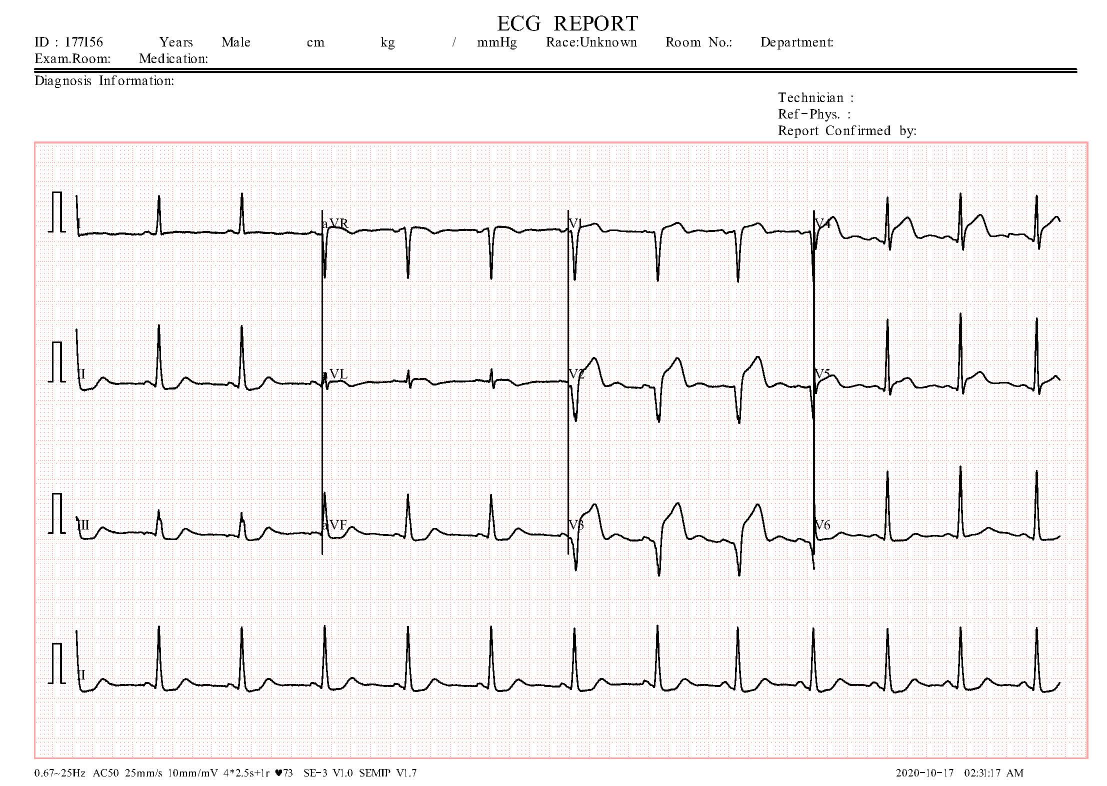
#> input picture Datasets/Dataset/ECG Images of Myocardial Infarction Patients/MI(110).jpg, 2213 x 1572 px (shown at 1/2 size); its folder holds only this picture in this run
$ jupyter execute crop_ecg_images.ipynb
#> lines starting #> are read from the running program, lines starting #| are printed output that depends on the picture
#> in crop_ecg_only, img is the input picture: shape (1572, 2213, 3); mean B, G, R 239.9, 240.2, 242.5
[cell 1]
# Cell 1: imports and simple helper

import cv2
import numpy as np
from pathlib import Path

def describe_image(img, name="image"):
    """
    Print basic info about an image (for debugging).
    - img: numpy array (image)
    - name: label printed in the logs
    """
    if img is None:
        print(f"[ERROR] {name} is None (image not loaded correctly)")
        return
    h, w = img.shape[:2]
    print(f"[INFO] {name}: shape={img.shape}, height={h}, width={w}, dtype={img.dtype}")

[cell 2]
# Cell 2: fixed ROI cropping (for ECG reports with the same layout)

def fixed_roi_crop(gray_img):
    """
    Crop a fixed region of interest (ROI) from the ECG report.

    The cropping ratios (top_frac, bottom_frac, etc.) are fractions of the
    total image height/width and must be tuned to your template.

    Parameters
    ----------
    gray_img : 2D numpy array
        Grayscale ECG report image.

    Returns
    -------
    roi : 2D numpy array
        Cropped region containing mainly the ECG traces.
    """

    h, w = gray_img.shape[:2]
#> h = 1572; w = 2213

    # Fractions of height/width to keep (adjust for your template)
    top_frac = 0.18     # remove header with patient info
    bottom_frac = 0.92  # remove bottom margin
    left_frac = 0.03    # remove left border
    right_frac = 0.98   # remove right border

    # Convert fractions to pixel indices
    top = int(top_frac * h)
#> top = 282
    bottom = int(bottom_frac * h)
#> bottom = 1446
    left = int(left_frac * w)
#> left = 66
    right = int(right_frac * w)
#> right = 2168

    # Crop the ROI
    roi = gray_img[top:bottom, left:right]
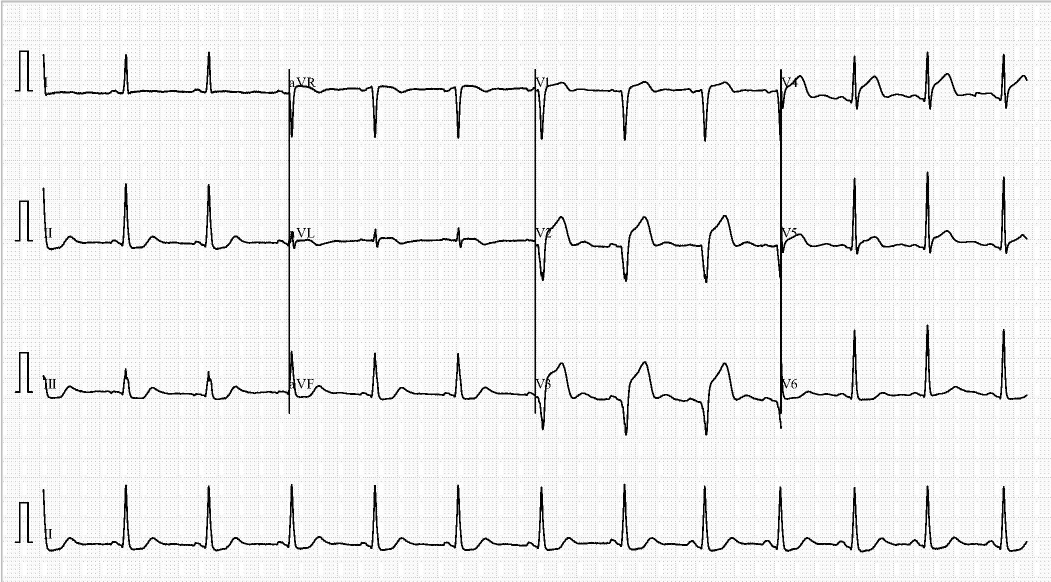
#> roi: shape (1164, 2102) (shown at 1/2 size); min 0, max 255, mean 239.1

    return roi

[cell 3]
# Cell 3: simple grayscale -> crop pipeline (no denoise / resize)

def crop_ecg_only(
    input_path: str,
    output_path: str,
    verbose: bool = False,
):
    """
    Minimal preprocessing: load image, convert to grayscale, crop the ROI,
    and save the cropped region as-is (no resizing or filtering).
    """

    img = cv2.imread(str(input_path))
    if img is None:
        raise FileNotFoundError(f"Cannot read image at {input_path}")

    if verbose:
        describe_image(img, "original")

    gray = cv2.cvtColor(img, cv2.COLOR_BGR2GRAY)
    if verbose:
        describe_image(gray, "gray")

    roi = fixed_roi_crop(gray)
    if verbose:
        print("[INFO] Using FIXED ROI cropping")
        describe_image(roi, "roi_cropped")

    output_path = Path(output_path)
    output_path.parent.mkdir(parents=True, exist_ok=True)

    cv2.imwrite(str(output_path), roi)
    if verbose:
        print(f"[INFO] Saved cropped ECG to: {output_path}")

[cell 4]
# Cell 4: batch cropping helper for entire folders

from typing import Iterable

def batch_crop_ecg(input_dir, output_dir, verbose: bool = False):
    """Apply crop_ecg_only to every image under input_dir."""
    input_dir = Path(input_dir)
    output_dir = Path(output_dir)

    if not input_dir.exists():
        raise FileNotFoundError(f"Input directory not found: {input_dir}")

    valid_ext = {'.jpg', '.jpeg', '.png', '.bmp'}
    image_paths = sorted(
        p for p in input_dir.rglob('*') if p.suffix.lower() in valid_ext
    )

    if not image_paths:
        raise FileNotFoundError(
            f"No image files (jpg/png/bmp) found under {input_dir}"
        )

    for img_path in image_paths:
        rel = img_path.relative_to(input_dir)
        out_path = output_dir / rel
        crop_ecg_only(img_path, out_path, verbose=verbose)
        print(f"[OK] {img_path} -> {out_path}")
#> pass 2 of the loop in batch_crop_ecg, `for img_path in image_paths:`:
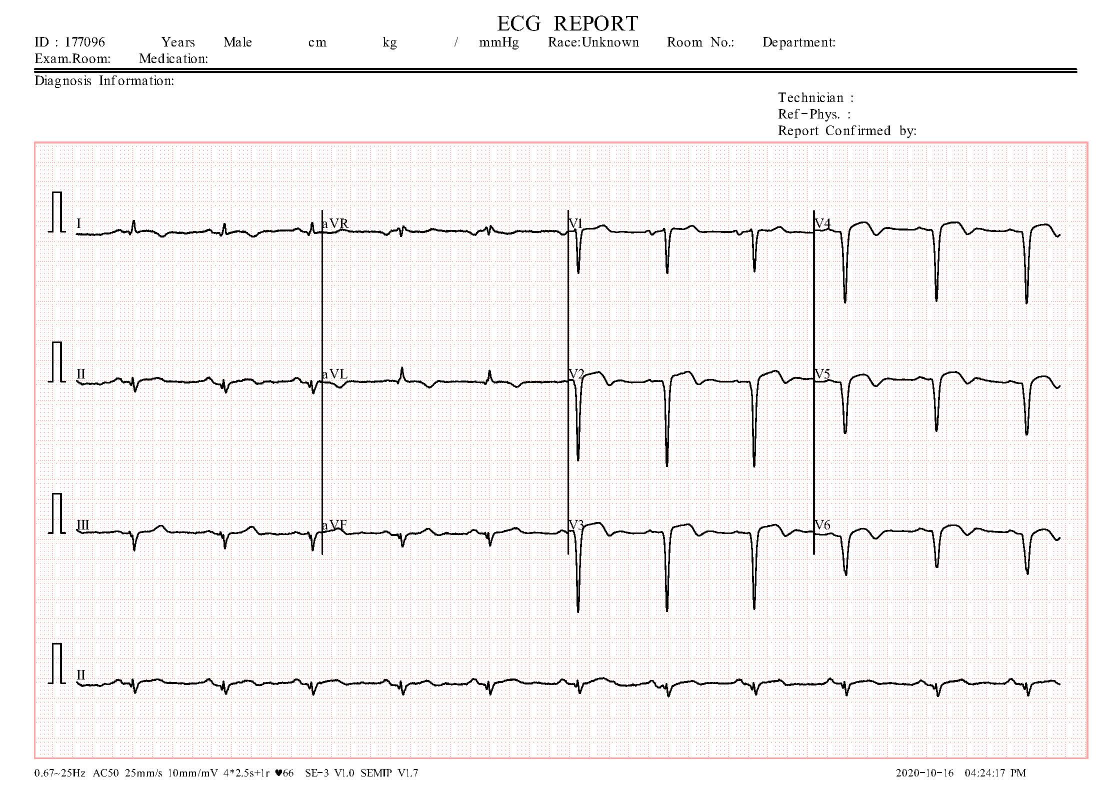
#> input picture Datasets/Dataset/ECG Images of Patient that have History of MI/PMI(128).jpg, 2213 x 1572 px (shown at 1/2 size)
#> in crop_ecg_only, img is the input picture: shape (1572, 2213, 3); mean B, G, R 240.9, 241.2, 243.5
#> in fixed_roi_crop (call 2), `roi = gray_img[top:bottom, left:right]`:
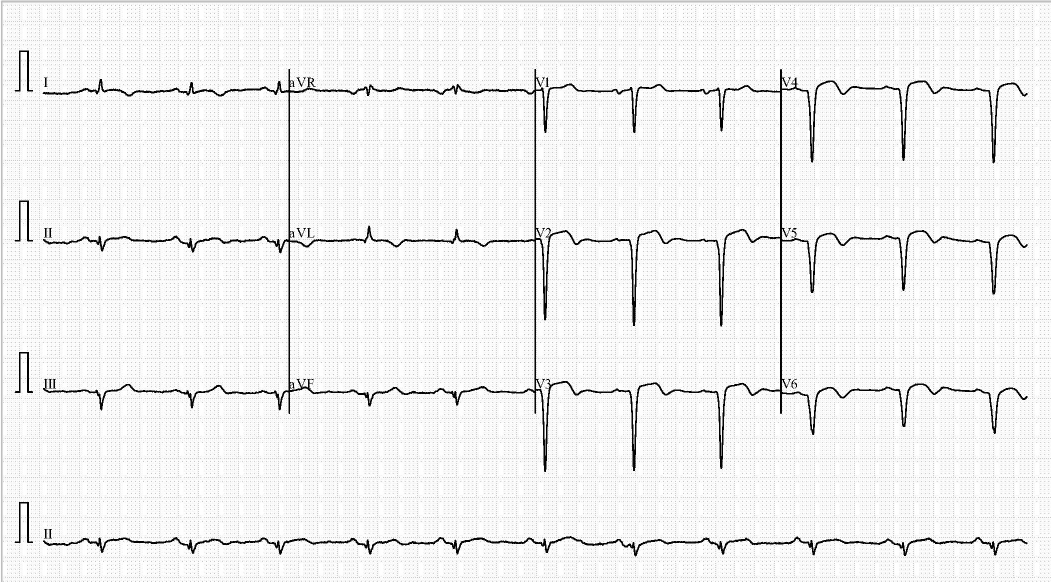
#> roi: shape (1164, 2102) (shown at 1/2 size); min 0, max 255, mean 240.4

[cell 5]
# Cell 5: apply crop-only preprocessing to Dataset/Dataset1

DATASET_DIR = Path('../Datasets')
SOURCE_FOLDER = DATASET_DIR / 'Dataset'
OUTPUT_FOLDER = DATASET_DIR / 'Dataset_cropped'

batch_crop_ecg(SOURCE_FOLDER, OUTPUT_FOLDER, verbose=False)
print(f"[DONE] Cropped images saved under: {OUTPUT_FOLDER}")

[cell 6]
# Cell 6 (optional): display original vs cropped sample

import matplotlib.pyplot as plt

# Pick the first available sample inside SOURCE_FOLDER
sample_input = next(SOURCE_FOLDER.rglob('*.jpg'))
sample_output = OUTPUT_FOLDER / sample_input.relative_to(SOURCE_FOLDER)

orig = cv2.imread(str(sample_input))
orig_rgb = cv2.cvtColor(orig, cv2.COLOR_BGR2RGB)

cropped = cv2.imread(str(sample_output), cv2.IMREAD_GRAYSCALE)
#> cropped: shape (1164, 2102); min 0, max 255, mean 238.9

plt.figure(figsize=(10, 5))

plt.subplot(1, 2, 1)
plt.title('Original ECG report')
plt.imshow(orig_rgb)
plt.axis('off')

plt.subplot(1, 2, 2)
plt.title('Cropped ROI')
plt.imshow(cropped, cmap='gray')
plt.axis('off')

plt.tight_layout()
plt.show()
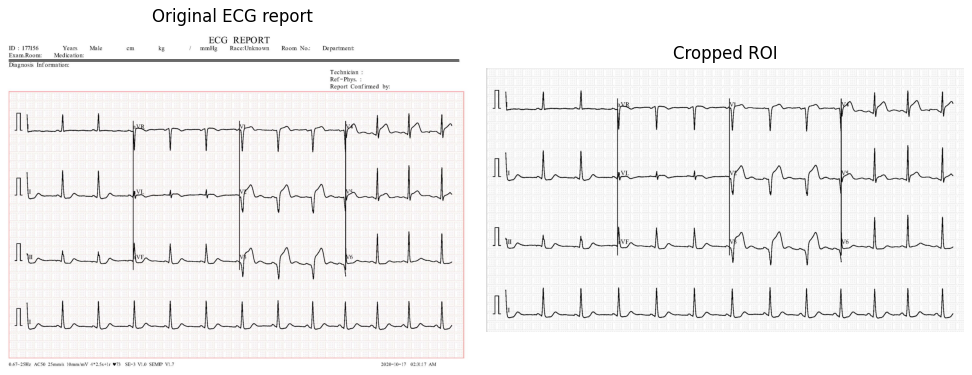
#> figure drawn by matplotlib, 2 panels
